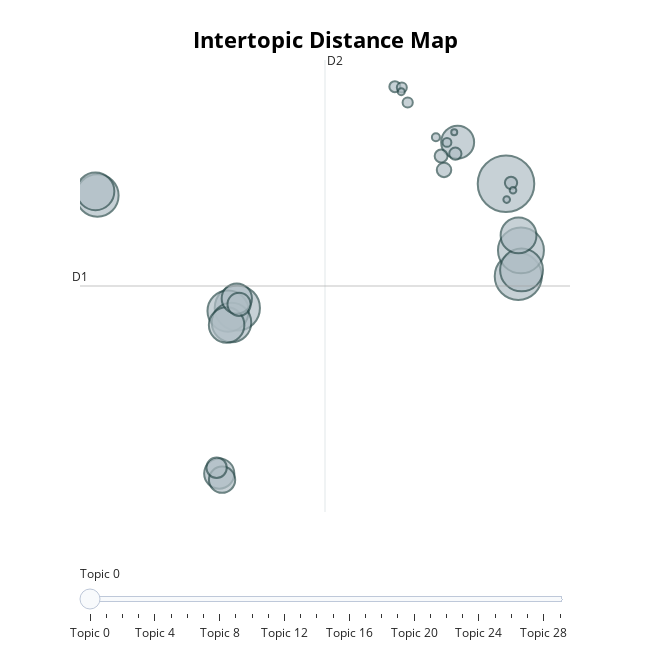

Here is the notebook cell this chart was saved with:
### Code cell
# Visualize the topic-document distribution for a single document
topic_model.visualize_topics()

### Figure 1 — Plotly figure (JSON) as saved in the notebook; plotly's stock layout.template omitted (floating-point values rounded to 4 significant figures)
{"data": [{"customdata": [[0, "scrollbar | pod | dockerfile | spanid | your text", 5095], [1, "df | foo | select | amp | name", 3531], [2, "elemnt | elemnt elemnt | localhost | install | localhost 8080", 3359], [3, "public | string | new | this | const", 3257], [4, "000 000 | 000 | cannot | x00 | found", 2928], [5, "unknown unknown | rbf | precomputed | poly | sigmoid", 2862], [6, "const | this | new | classname | var", 2703], [7, "self | np | na | 1l | df", 2490], [8, "public | background | border | color | margin", 2268], [9, "npm run | install | npm | git | docker compose", 2043], [10, "at | java | at org | lib | org", 2009], [11, "feature feature | feature | lock lock | ger | enum", 1729], [12, "gt lt | quot gt | lt div | div | div gt", 1458], [13, "js | package json | ts | json | yml", 1450], [14, "py | std | _output_connect | map_depth | isfinishing", 1100], [15, "quot quot | quot react | quot name | quot true | true quot", 855], [16, "minmax | df | useeffect useeffect | useeffect | 527", 658], [17, "undefined | undefined null | bar react | debug debug | react js", 333], [18, "false false | user false | user user | data data | false user", 266], [19, "string string | saturday | pre gt | lt pre | datetime string", 242], [20, "hg | hg forget | lib1 so | filec | yaml", 240], [21, "context context | df df | position position | df | case case", 195], [22, "list list | lt code | readable | code gt | lg col", 166], [23, "id id | page2 page3 | page3 | page2 | idperson", 159], [24, "where where | where | l2 l2 | host host | l2", 124], [25, "npm start | name name | div div | qthread | start npm", 103], [26, "action action | iboeing | action | df2 | echo", 79], [27, "html html | html index | html | html test | index html", 70], [28, "listbox | prod prod | prod | listb | info info", 70], [29, "true true | start_time | start_time start_time | true | end_time", 58]], "hovertemplate": "<b>Topic %{customdata[0]}</b><br>%{customdata[1]}<br>Size: %{customdata[2]}", "legendgroup": "", "marker": {"color": "#B0BEC5", "line": {"color": "DarkSlateGrey", "width": 2}, "size": [5095, 3531, 3359, 3257, 2928, 2862, 2703, 2490, 2268, 2043, 2009, 1729, 1458, 1450, 1100, 855, 658, 333, 266, 242, 240, 195, 166, 159, 124, 103, 79, 70, 70, 58], "sizemode": "area", "sizeref": 3.184, "symbol": "circle"}, "mode": "markers", "name": "", "orientation": "v", "showlegend": false, "type": "scatter", "x": [17.85, 18.56, 18.72, 2.249, 18.75, -5.875, 1.712, 1.91, -5.987, 18.58, 1.628, 15.04, 2.219, 1.2, 1.363, 2.351, 1.046, 14.25, 14.08, 18.14, 14.91, 11.4, 12.14, 11.8, 14.42, 13.78, 11.77, 17.89, 18.25, 14.84], "xaxis": "x", "y": [2.137, -0.3147, 0.3729, -1.152, -0.1447, 1.825, -1.232, -1.536, 1.936, 0.7691, -1.601, 3.236, -0.9015, -5.532, -5.695, -1.055, -5.378, 2.5, 2.869, 2.159, 2.931, 4.703, 4.284, 4.681, 3.228, 3.366, 4.571, 1.717, 1.963, 3.5], "yaxis": "y"}], "layout": {"annotations": [{"showarrow": false, "text": "D1", "x": -6.885, "y": -0.5699, "yshift": 10}, {"showarrow": false, "text": "D2", "x": 7.339, "xshift": 10, "y": 5.409}], "height": 650, "hoverlabel": {"bgcolor": "white", "font": {"family": "Rockwell", "size": 16}}, "legend": {"itemsizing": "constant", "tracegroupgap": 0}, "margin": {"t": 60}, "shapes": [{"line": {"color": "#CFD8DC", "width": 2}, "type": "line", "x0": 7.339, "x1": 7.339, "y0": -6.549, "y1": 5.409}, {"line": {"color": "#9E9E9E", "width": 2}, "type": "line", "x0": -6.885, "x1": 21.56, "y0": -0.5699, "y1": -0.5699}], "sliders": [{"active": 0, "pad": {"t": 50}, "steps": [{"args": [{"marker.color": [["red", "#B0BEC5", "#B0BEC5", "#B0BEC5", "#B0BEC5", "#B0BEC5", "#B0BEC5", "#B0BEC5", "#B0BEC5", "#B0BEC5", "#B0BEC5", "#B0BEC5", "#B0BEC5", "#B0BEC5", "#B0BEC5", "#B0BEC5", "#B0BEC5", "#B0BEC5", "#B0BEC5", "#B0BEC5", "#B0BEC5", "#B0BEC5", "#B0BEC5", "#B0BEC5", "#B0BEC5", "#B0BEC5", "#B0BEC5", "#B0BEC5", "#B0BEC5", "#B0BEC5"]]}], "label": "Topic 0", "method": "update"}, {"args": [{"marker.color": [["#B0BEC5", "red", "#B0BEC5", "#B0BEC5", "#B0BEC5", "#B0BEC5", "#B0BEC5", "#B0BEC5", "#B0BEC5", "#B0BEC5", "#B0BEC5", "#B0BEC5", "#B0BEC5", "#B0BEC5", "#B0BEC5", "#B0BEC5", "#B0BEC5", "#B0BEC5", "#B0BEC5", "#B0BEC5", "#B0BEC5", "#B0BEC5", "#B0BEC5", "#B0BEC5", "#B0BEC5", "#B0BEC5", "#B0BEC5", "#B0BEC5", "#B0BEC5", "#B0BEC5"]]}], "label": "Topic 1", "method": "update"}, {"args": [{"marker.color": [["#B0BEC5", "#B0BEC5", "red", "#B0BEC5", "#B0BEC5", "#B0BEC5", "#B0BEC5", "#B0BEC5", "#B0BEC5", "#B0BEC5", "#B0BEC5", "#B0BEC5", "#B0BEC5", "#B0BEC5", "#B0BEC5", "#B0BEC5", "#B0BEC5", "#B0BEC5", "#B0BEC5", "#B0BEC5", "#B0BEC5", "#B0BEC5", "#B0BEC5", "#B0BEC5", "#B0BEC5", "#B0BEC5", "#B0BEC5", "#B0BEC5", "#B0BEC5", "#B0BEC5"]]}], "label": "Topic 2", "method": "update"}, {"args": [{"marker.color": [["#B0BEC5", "#B0BEC5", "#B0BEC5", "red", "#B0BEC5", "#B0BEC5", "#B0BEC5", "#B0BEC5", "#B0BEC5", "#B0BEC5", "#B0BEC5", "#B0BEC5", "#B0BEC5", "#B0BEC5", "#B0BEC5", "#B0BEC5", "#B0BEC5", "#B0BEC5", "#B0BEC5", "#B0BEC5", "#B0BEC5", "#B0BEC5", "#B0BEC5", "#B0BEC5", "#B0BEC5", "#B0BEC5", "#B0BEC5", "#B0BEC5", "#B0BEC5", "#B0BEC5"]]}], "label": "Topic 3", "method": "update"}, {"args": [{"marker.color": [["#B0BEC5", "#B0BEC5", "#B0BEC5", "#B0BEC5", "red", "#B0BEC5", "#B0BEC5", "#B0BEC5", "#B0BEC5", "#B0BEC5", "#B0BEC5", "#B0BEC5", "#B0BEC5", "#B0BEC5", "#B0BEC5", "#B0BEC5", "#B0BEC5", "#B0BEC5", "#B0BEC5", "#B0BEC5", "#B0BEC5", "#B0BEC5", "#B0BEC5", "#B0BEC5", "#B0BEC5", "#B0BEC5", "#B0BEC5", "#B0BEC5", "#B0BEC5", "#B0BEC5"]]}], "label": "Topic 4", "method": "update"}, {"args": [{"marker.color": [["#B0BEC5", "#B0BEC5", "#B0BEC5", "#B0BEC5", "#B0BEC5", "red", "#B0BEC5", "#B0BEC5", "#B0BEC5", "#B0BEC5", "#B0BEC5", "#B0BEC5", "#B0BEC5", "#B0BEC5", "#B0BEC5", "#B0BEC5", "#B0BEC5", "#B0BEC5", "#B0BEC5", "#B0BEC5", "#B0BEC5", "#B0BEC5", "#B0BEC5", "#B0BEC5", "#B0BEC5", "#B0BEC5", "#B0BEC5", "#B0BEC5", "#B0BEC5", "#B0BEC5"]]}], "label": "Topic 5", "method": "update"}, {"args": [{"marker.color": [["#B0BEC5", "#B0BEC5", "#B0BEC5", "#B0BEC5", "#B0BEC5", "#B0BEC5", "red", "#B0BEC5", "#B0BEC5", "#B0BEC5", "#B0BEC5", "#B0BEC5", "#B0BEC5", "#B0BEC5", "#B0BEC5", "#B0BEC5", "#B0BEC5", "#B0BEC5", "#B0BEC5", "#B0BEC5", "#B0BEC5", "#B0BEC5", "#B0BEC5", "#B0BEC5", "#B0BEC5", "#B0BEC5", "#B0BEC5", "#B0BEC5", "#B0BEC5", "#B0BEC5"]]}], "label": "Topic 6", "method": "update"}, {"args": [{"marker.color": [["#B0BEC5", "#B0BEC5", "#B0BEC5", "#B0BEC5", "#B0BEC5", "#B0BEC5", "#B0BEC5", "red", "#B0BEC5", "#B0BEC5", "#B0BEC5", "#B0BEC5", "#B0BEC5", "#B0BEC5", "#B0BEC5", "#B0BEC5", "#B0BEC5", "#B0BEC5", "#B0BEC5", "#B0BEC5", "#B0BEC5", "#B0BEC5", "#B0BEC5", "#B0BEC5", "#B0BEC5", "#B0BEC5", "#B0BEC5", "#B0BEC5", "#B0BEC5", "#B0BEC5"]]}], "label": "Topic 7", "method": "update"}, {"args": [{"marker.color": [["#B0BEC5", "#B0BEC5", "#B0BEC5", "#B0BEC5", "#B0BEC5", "#B0BEC5", "#B0BEC5", "#B0BEC5", "red", "#B0BEC5", "#B0BEC5", "#B0BEC5", "#B0BEC5", "#B0BEC5", "#B0BEC5", "#B0BEC5", "#B0BEC5", "#B0BEC5", "#B0BEC5", "#B0BEC5", "#B0BEC5", "#B0BEC5", "#B0BEC5", "#B0BEC5", "#B0BEC5", "#B0BEC5", "#B0BEC5", "#B0BEC5", "#B0BEC5", "#B0BEC5"]]}], "label": "Topic 8", "method": "update"}, {"args": [{"marker.color": [["#B0BEC5", "#B0BEC5", "#B0BEC5", "#B0BEC5", "#B0BEC5", "#B0BEC5", "#B0BEC5", "#B0BEC5", "#B0BEC5", "red", "#B0BEC5", "#B0BEC5", "#B0BEC5", "#B0BEC5", "#B0BEC5", "#B0BEC5", "#B0BEC5", "#B0BEC5", "#B0BEC5", "#B0BEC5", "#B0BEC5", "#B0BEC5", "#B0BEC5", "#B0BEC5", "#B0BEC5", "#B0BEC5", "#B0BEC5", "#B0BEC5", "#B0BEC5", "#B0BEC5"]]}], "label": "Topic 9", "method": "update"}, {"args": [{"marker.color": [["#B0BEC5", "#B0BEC5", "#B0BEC5", "#B0BEC5", "#B0BEC5", "#B0BEC5", "#B0BEC5", "#B0BEC5", "#B0BEC5", "#B0BEC5", "red", "#B0BEC5", "#B0BEC5", "#B0BEC5", "#B0BEC5", "#B0BEC5", "#B0BEC5", "#B0BEC5", "#B0BEC5", "#B0BEC5", "#B0BEC5", "#B0BEC5", "#B0BEC5", "#B0BEC5", "#B0BEC5", "#B0BEC5", "#B0BEC5", "#B0BEC5", "#B0BEC5", "#B0BEC5"]]}], "label": "Topic 10", "method": "update"}, {"args": [{"marker.color": [["#B0BEC5", "#B0BEC5", "#B0BEC5", "#B0BEC5", "#B0BEC5", "#B0BEC5", "#B0BEC5", "#B0BEC5", "#B0BEC5", "#B0BEC5", "#B0BEC5", "red", "#B0BEC5", "#B0BEC5", "#B0BEC5", "#B0BEC5", "#B0BEC5", "#B0BEC5", "#B0BEC5", "#B0BEC5", "#B0BEC5", "#B0BEC5", "#B0BEC5", "#B0BEC5", "#B0BEC5", "#B0BEC5", "#B0BEC5", "#B0BEC5", "#B0BEC5", "#B0BEC5"]]}], "label": "Topic 11", "method": "update"}, {"args": [{"marker.color": [["#B0BEC5", "#B0BEC5", "#B0BEC5", "#B0BEC5", "#B0BEC5", "#B0BEC5", "#B0BEC5", "#B0BEC5", "#B0BEC5", "#B0BEC5", "#B0BEC5", "#B0BEC5", "red", "#B0BEC5", "#B0BEC5", "#B0BEC5", "#B0BEC5", "#B0BEC5", "#B0BEC5", "#B0BEC5", "#B0BEC5", "#B0BEC5", "#B0BEC5", "#B0BEC5", "#B0BEC5", "#B0BEC5", "#B0BEC5", "#B0BEC5", "#B0BEC5", "#B0BEC5"]]}], "label": "Topic 12", "method": "update"}, {"args": [{"marker.color": [["#B0BEC5", "#B0BEC5", "#B0BEC5", "#B0BEC5", "#B0BEC5", "#B0BEC5", "#B0BEC5", "#B0BEC5", "#B0BEC5", "#B0BEC5", "#B0BEC5", "#B0BEC5", "#B0BEC5", "red", "#B0BEC5", "#B0BEC5", "#B0BEC5", "#B0BEC5", "#B0BEC5", "#B0BEC5", "#B0BEC5", "#B0BEC5", "#B0BEC5", "#B0BEC5", "#B0BEC5", "#B0BEC5", "#B0BEC5", "#B0BEC5", "#B0BEC5", "#B0BEC5"]]}], "label": "Topic 13", "method": "update"}, {"args": [{"marker.color": [["#B0BEC5", "#B0BEC5", "#B0BEC5", "#B0BEC5", "#B0BEC5", "#B0BEC5", "#B0BEC5", "#B0BEC5", "#B0BEC5", "#B0BEC5", "#B0BEC5", "#B0BEC5", "#B0BEC5", "#B0BEC5", "red", "#B0BEC5", "#B0BEC5", "#B0BEC5", "#B0BEC5", "#B0BEC5", "#B0BEC5", "#B0BEC5", "#B0BEC5", "#B0BEC5", "#B0BEC5", "#B0BEC5", "#B0BEC5", "#B0BEC5", "#B0BEC5", "#B0BEC5"]]}], "label": "Topic 14", "method": "update"}, {"args": [{"marker.color": [["#B0BEC5", "#B0BEC5", "#B0BEC5", "#B0BEC5", "#B0BEC5", "#B0BEC5", "#B0BEC5", "#B0BEC5", "#B0BEC5", "#B0BEC5", "#B0BEC5", "#B0BEC5", "#B0BEC5", "#B0BEC5", "#B0BEC5", "red", "#B0BEC5", "#B0BEC5", "#B0BEC5", "#B0BEC5", "#B0BEC5", "#B0BEC5", "#B0BEC5", "#B0BEC5", "#B0BEC5", "#B0BEC5", "#B0BEC5", "#B0BEC5", "#B0BEC5", "#B0BEC5"]]}], "label": "Topic 15", "method": "update"}, {"args": [{"marker.color": [["#B0BEC5", "#B0BEC5", "#B0BEC5", "#B0BEC5", "#B0BEC5", "#B0BEC5", "#B0BEC5", "#B0BEC5", "#B0BEC5", "#B0BEC5", "#B0BEC5", "#B0BEC5", "#B0BEC5", "#B0BEC5", "#B0BEC5", "#B0BEC5", "red", "#B0BEC5", "#B0BEC5", "#B0BEC5", "#B0BEC5", "#B0BEC5", "#B0BEC5", "#B0BEC5", "#B0BEC5", "#B0BEC5", "#B0BEC5", "#B0BEC5", "#B0BEC5", "#B0BEC5"]]}], "label": "Topic 16", "method": "update"}, {"args": [{"marker.color": [["#B0BEC5", "#B0BEC5", "#B0BEC5", "#B0BEC5", "#B0BEC5", "#B0BEC5", "#B0BEC5", "#B0BEC5", "#B0BEC5", "#B0BEC5", "#B0BEC5", "#B0BEC5", "#B0BEC5", "#B0BEC5", "#B0BEC5", "#B0BEC5", "#B0BEC5", "red", "#B0BEC5", "#B0BEC5", "#B0BEC5", "#B0BEC5", "#B0BEC5", "#B0BEC5", "#B0BEC5", "#B0BEC5", "#B0BEC5", "#B0BEC5", "#B0BEC5", "#B0BEC5"]]}], "label": "Topic 17", "method": "update"}, {"args": [{"marker.color": [["#B0BEC5", "#B0BEC5", "#B0BEC5", "#B0BEC5", "#B0BEC5", "#B0BEC5", "#B0BEC5", "#B0BEC5", "#B0BEC5", "#B0BEC5", "#B0BEC5", "#B0BEC5", "#B0BEC5", "#B0BEC5", "#B0BEC5", "#B0BEC5", "#B0BEC5", "#B0BEC5", "red", "#B0BEC5", "#B0BEC5", "#B0BEC5", "#B0BEC5", "#B0BEC5", "#B0BEC5", "#B0BEC5", "#B0BEC5", "#B0BEC5", "#B0BEC5", "#B0BEC5"]]}], "label": "Topic 18", "method": "update"}, {"args": [{"marker.color": [["#B0BEC5", "#B0BEC5", "#B0BEC5", "#B0BEC5", "#B0BEC5", "#B0BEC5", "#B0BEC5", "#B0BEC5", "#B0BEC5", "#B0BEC5", "#B0BEC5", "#B0BEC5", "#B0BEC5", "#B0BEC5", "#B0BEC5", "#B0BEC5", "#B0BEC5", "#B0BEC5", "#B0BEC5", "red", "#B0BEC5", "#B0BEC5", "#B0BEC5", "#B0BEC5", "#B0BEC5", "#B0BEC5", "#B0BEC5", "#B0BEC5", "#B0BEC5", "#B0BEC5"]]}], "label": "Topic 19", "method": "update"}, {"args": [{"marker.color": [["#B0BEC5", "#B0BEC5", "#B0BEC5", "#B0BEC5", "#B0BEC5", "#B0BEC5", "#B0BEC5", "#B0BEC5", "#B0BEC5", "#B0BEC5", "#B0BEC5", "#B0BEC5", "#B0BEC5", "#B0BEC5", "#B0BEC5", "#B0BEC5", "#B0BEC5", "#B0BEC5", "#B0BEC5", "#B0BEC5", "red", "#B0BEC5", "#B0BEC5", "#B0BEC5", "#B0BEC5", "#B0BEC5", "#B0BEC5", "#B0BEC5", "#B0BEC5", "#B0BEC5"]]}], "label": "Topic 20", "method": "update"}, {"args": [{"marker.color": [["#B0BEC5", "#B0BEC5", "#B0BEC5", "#B0BEC5", "#B0BEC5", "#B0BEC5", "#B0BEC5", "#B0BEC5", "#B0BEC5", "#B0BEC5", "#B0BEC5", "#B0BEC5", "#B0BEC5", "#B0BEC5", "#B0BEC5", "#B0BEC5", "#B0BEC5", "#B0BEC5", "#B0BEC5", "#B0BEC5", "#B0BEC5", "red", "#B0BEC5", "#B0BEC5", "#B0BEC5", "#B0BEC5", "#B0BEC5", "#B0BEC5", "#B0BEC5", "#B0BEC5"]]}], "label": "Topic 21", "method": "update"}, {"args": [{"marker.color": [["#B0BEC5", "#B0BEC5", "#B0BEC5", "#B0BEC5", "#B0BEC5", "#B0BEC5", "#B0BEC5", "#B0BEC5", "#B0BEC5", "#B0BEC5", "#B0BEC5", "#B0BEC5", "#B0BEC5", "#B0BEC5", "#B0BEC5", "#B0BEC5", "#B0BEC5", "#B0BEC5", "#B0BEC5", "#B0BEC5", "#B0BEC5", "#B0BEC5", "red", "#B0BEC5", "#B0BEC5", "#B0BEC5", "#B0BEC5", "#B0BEC5", "#B0BEC5", "#B0BEC5"]]}], "label": "Topic 22", "method": "update"}, {"args": [{"marker.color": [["#B0BEC5", "#B0BEC5", "#B0BEC5", "#B0BEC5", "#B0BEC5", "#B0BEC5", "#B0BEC5", "#B0BEC5", "#B0BEC5", "#B0BEC5", "#B0BEC5", "#B0BEC5", "#B0BEC5", "#B0BEC5", "#B0BEC5", "#B0BEC5", "#B0BEC5", "#B0BEC5", "#B0BEC5", "#B0BEC5", "#B0BEC5", "#B0BEC5", "#B0BEC5", "red", "#B0BEC5", "#B0BEC5", "#B0BEC5", "#B0BEC5", "#B0BEC5", "#B0BEC5"]]}], "label": "Topic 23", "method": "update"}, {"args": [{"marker.color": [["#B0BEC5", "#B0BEC5", "#B0BEC5", "#B0BEC5", "#B0BEC5", "#B0BEC5", "#B0BEC5", "#B0BEC5", "#B0BEC5", "#B0BEC5", "#B0BEC5", "#B0BEC5", "#B0BEC5", "#B0BEC5", "#B0BEC5", "#B0BEC5", "#B0BEC5", "#B0BEC5", "#B0BEC5", "#B0BEC5", "#B0BEC5", "#B0BEC5", "#B0BEC5", "#B0BEC5", "red", "#B0BEC5", "#B0BEC5", "#B0BEC5", "#B0BEC5", "#B0BEC5"]]}], "label": "Topic 24", "method": "update"}, {"args": [{"marker.color": [["#B0BEC5", "#B0BEC5", "#B0BEC5", "#B0BEC5", "#B0BEC5", "#B0BEC5", "#B0BEC5", "#B0BEC5", "#B0BEC5", "#B0BEC5", "#B0BEC5", "#B0BEC5", "#B0BEC5", "#B0BEC5", "#B0BEC5", "#B0BEC5", "#B0BEC5", "#B0BEC5", "#B0BEC5", "#B0BEC5", "#B0BEC5", "#B0BEC5", "#B0BEC5", "#B0BEC5", "#B0BEC5", "red", "#B0BEC5", "#B0BEC5", "#B0BEC5", "#B0BEC5"]]}], "label": "Topic 25", "method": "update"}, {"args": [{"marker.color": [["#B0BEC5", "#B0BEC5", "#B0BEC5", "#B0BEC5", "#B0BEC5", "#B0BEC5", "#B0BEC5", "#B0BEC5", "#B0BEC5", "#B0BEC5", "#B0BEC5", "#B0BEC5", "#B0BEC5", "#B0BEC5", "#B0BEC5", "#B0BEC5", "#B0BEC5", "#B0BEC5", "#B0BEC5", "#B0BEC5", "#B0BEC5", "#B0BEC5", "#B0BEC5", "#B0BEC5", "#B0BEC5", "#B0BEC5", "red", "#B0BEC5", "#B0BEC5", "#B0BEC5"]]}], "label": "Topic 26", "method": "update"}, {"args": [{"marker.color": [["#B0BEC5", "#B0BEC5", "#B0BEC5", "#B0BEC5", "#B0BEC5", "#B0BEC5", "#B0BEC5", "#B0BEC5", "#B0BEC5", "#B0BEC5", "#B0BEC5", "#B0BEC5", "#B0BEC5", "#B0BEC5", "#B0BEC5", "#B0BEC5", "#B0BEC5", "#B0BEC5", "#B0BEC5", "#B0BEC5", "#B0BEC5", "#B0BEC5", "#B0BEC5", "#B0BEC5", "#B0BEC5", "#B0BEC5", "#B0BEC5", "red", "#B0BEC5", "#B0BEC5"]]}], "label": "Topic 27", "method": "update"}, {"args": [{"marker.color": [["#B0BEC5", "#B0BEC5", "#B0BEC5", "#B0BEC5", "#B0BEC5", "#B0BEC5", "#B0BEC5", "#B0BEC5", "#B0BEC5", "#B0BEC5", "#B0BEC5", "#B0BEC5", "#B0BEC5", "#B0BEC5", "#B0BEC5", "#B0BEC5", "#B0BEC5", "#B0BEC5", "#B0BEC5", "#B0BEC5", "#B0BEC5", "#B0BEC5", "#B0BEC5", "#B0BEC5", "#B0BEC5", "#B0BEC5", "#B0BEC5", "#B0BEC5", "red", "#B0BEC5"]]}], "label": "Topic 28", "method": "update"}, {"args": [{"marker.color": [["#B0BEC5", "#B0BEC5", "#B0BEC5", "#B0BEC5", "#B0BEC5", "#B0BEC5", "#B0BEC5", "#B0BEC5", "#B0BEC5", "#B0BEC5", "#B0BEC5", "#B0BEC5", "#B0BEC5", "#B0BEC5", "#B0BEC5", "#B0BEC5", "#B0BEC5", "#B0BEC5", "#B0BEC5", "#B0BEC5", "#B0BEC5", "#B0BEC5", "#B0BEC5", "#B0BEC5", "#B0BEC5", "#B0BEC5", "#B0BEC5", "#B0BEC5", "#B0BEC5", "red"]]}], "label": "Topic 29", "method": "update"}]}], "title": {"font": {"color": "Black", "size": 22}, "text": "<b>Intertopic Distance Map</b>", "x": 0.5, "xanchor": "center", "y": 0.95, "yanchor": "top"}, "width": 650, "xaxis": {"anchor": "y", "domain": [0, 1], "range": [-6.885, 21.56], "title": {"text": ""}, "visible": false}, "yaxis": {"anchor": "x", "domain": [0, 1], "range": [-6.549, 5.409], "title": {"text": ""}, "visible": false}}}
